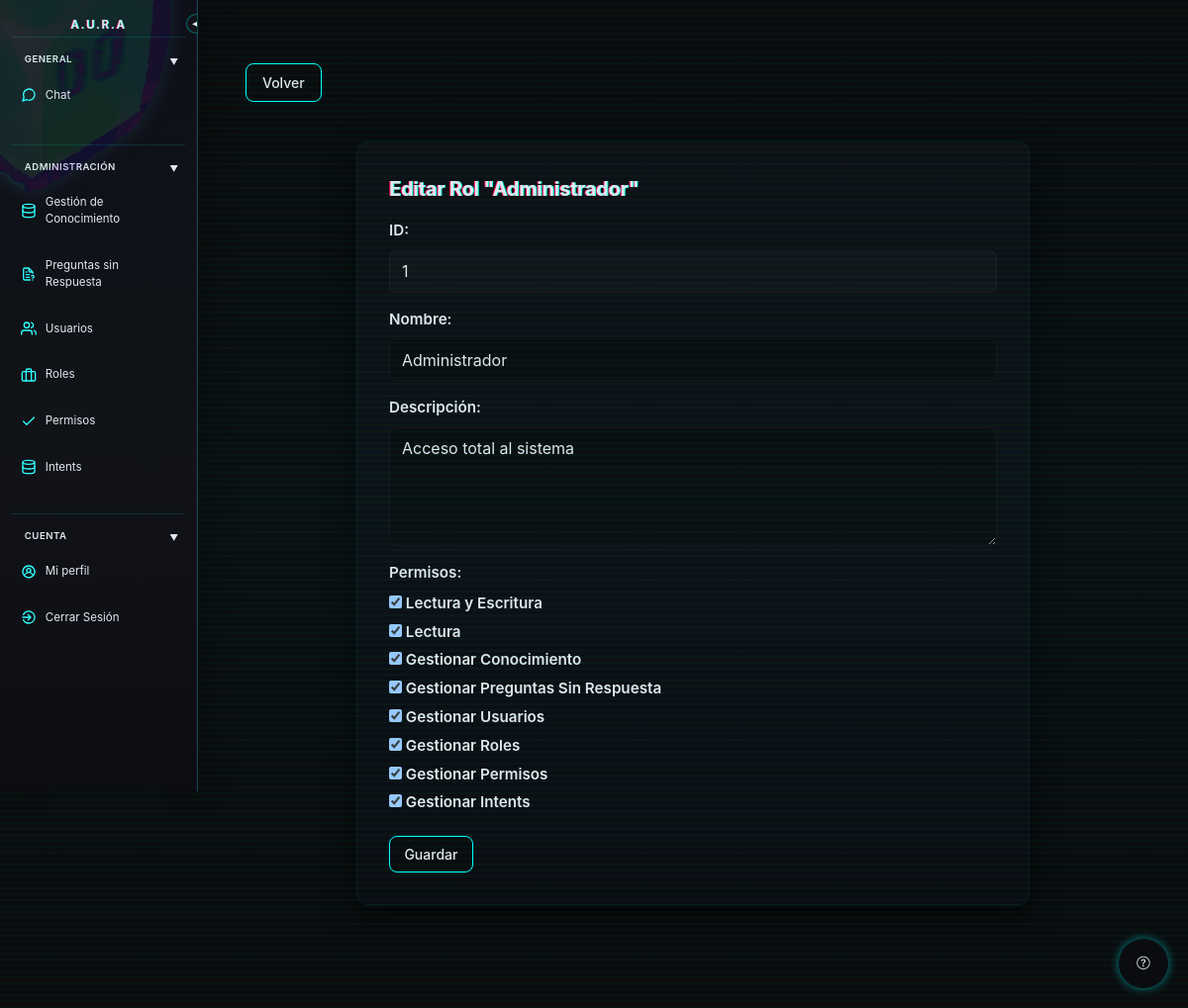
/index.php?controller=rol&action=editar&id=1 (signed in), run on the app's committed database.
### tables this page shows
CREATE TABLE `roles` (
  `id_rol` int(11) NOT NULL,
  `nombre` varchar(100) DEFAULT NULL,
  `descripcion` varchar(100) DEFAULT NULL
);

CREATE TABLE `permisos` (
  `id_permiso` int(11) NOT NULL,
  `nombre` varchar(100) DEFAULT NULL,
  `descripcion` varchar(100) DEFAULT NULL
);

### controller/RolController.php (called while the page is built, shortened)
<?php
require_once "model/Rol.class.php";
require_once "model/RolPermiso.class.php";
require_once "model/Permiso.class.php";
class RolController{
    public function editar(){
        $id=$_GET["id"] ?? null;
        $rol = Rol::obtenerPorID($id);
        require_once "view/roles/editar.php";
    }
}

### model/Rol.class.php (called while the page is built, shortened)
<?php
include_once "Database.class.php";
class Rol
{
    private $id;
    private $nombre;
    private $descripcion;
    public function __construct($id=null, $nombre=null, $descripcion=null)
    {
        $this->id = $id;
        $this->nombre = $nombre;
        $this->descripcion = $descripcion;
    }
    public static function obtenerPorID($id){
        $conexion=Database::getInstance()->getConnection();
        $sql = "SELECT * FROM roles WHERE `id_rol`=?";
        $stmt = $conexion->prepare($sql);
        $stmt->execute([$id]);
        $resultado = $stmt->fetch(PDO::FETCH_ASSOC);
        if($resultado){
            return new Rol($resultado['id_rol'], $resultado['nombre'], $resultado['descripcion']);
        }
        return null;
    }
    public function getId() {return $this->id;}
    public function getNombre() {return $this->nombre;}
    public function getDescripcion() {return $this->descripcion;}
}
?>

### model/RolPermiso.class.php (called while the page is built, shortened)
<?php
include_once "Database.class.php";
include_once "Permiso.class.php";
class RolPermiso
{
    private $conexion;
    public function __construct()
    {
        $this->conexion = Database::getInstance()->getConnection();
    }
    public function obtenerPermisosPorRol($id_rol)
    {
        $sql = "SELECT p.id_permiso, p.nombre, p.descripcion
                FROM permisos p
                INNER JOIN roles_permisos rp ON p.id_permiso = rp.id_permisos
                WHERE rp.id_rol = ?";
        $stmt = $this->conexion->prepare($sql);
        $stmt->execute([$id_rol]);
        $permisos = [];
        while ($fila = $stmt->fetch(PDO::FETCH_ASSOC)) {
            $permisos[] = new Permiso($fila['id_permiso'], $fila['nombre'], $fila['descripcion']);
        }
        return $permisos;
    }
}
?>

### model/Database.class.php (called while the page is built)
<?php
class Database
{
    private static $instancia=null;
    private $nombre="chatbot_v2";
    private $servidor="localhost";
    private $usuario="root";
    private $clave="";
    private $conexion;
    public function __construct()
    {
        try {
            $dsn="mysql:host={$this->servidor};dbname={$this->nombre};charset=utf8";
            $this->conexion = new PDO($dsn, $this->usuario, $this->clave);
            $this->conexion->setAttribute(PDO::ATTR_ERRMODE, PDO::ERRMODE_EXCEPTION);
        } catch (PDOException $e) {
            die("Error de conexion:".$e->getMessage());
        }
    }
    public static function getInstance(){
        if(!self::$instancia){
            self::$instancia=new Database();
        }
        return self::$instancia;
    }
    public function getConnection(){
        return $this->conexion;
    }
}
?>

### model/Permiso.class.php (called while the page is built, shortened)
<?php
include_once "Database.class.php";
class Permiso
{
    private $id;
    private $nombre;
    public function __construct($id=null, $nombre=null, $descripcion=null)
    {
        $this->id = $id;
        $this->nombre = $nombre;
    }
    public static function listar(){
        $conexion=Database::getInstance()->getConnection();
        $sql= "SELECT * FROM permisos";
        $stmt = $conexion->query($sql);
        $permisos=[];
        while ($fila=$stmt->fetch(PDO::FETCH_ASSOC)){
            $permisos[]= new Permiso($fila["id_permiso"], $fila["nombre"], $fila["descripcion"]);
        }
        return $permisos;
    }
    public function getId() {return $this->id;}
    public function getNombre() {return $this->nombre;}
}
?>

### view/roles/editar.php (the view, shortened to what this page needs)
<?php
    require_once __DIR__ . "/../layout/header.php";
    require_once __DIR__ . "/../layout/sidebar.php";
    require_once __DIR__ . "/../../model/Permiso.class.php";
    require_once __DIR__ . "/../../model/RolPermiso.class.php";
    $permisos = Permiso::listar();
    $rolPermiso = new RolPermiso();
    $permisosAsignados = [];
    foreach($rolPermiso->obtenerPermisosPorRol($rol->getId()) as $permisoAsignado) {
        $permisosAsignados[] = $permisoAsignado->getId();
    }
?>
    <div class="main-content">
        <div class="header-right">
            <a class="btn btn-primary" href="index.php?controller=rol&action=listar">Volver</a>
        </div>
        <div class="form-container">
            <h1>Editar Rol "<?=$rol->getNombre()?>"</h1>
            <form action="index.php?controller=rol&action=actualizar" method="POST">
                <div class="form-group">
                    <label>ID: </label>
                    <input type="text" name="id" value="<?=$rol->getId()?>" readonly>
                </div>
                <div class="form-group">
                    <label for="nombre">Nombre: </label>
                    <input type="text" id="nombre" name="nombre" value="<?=$rol->getNombre()?>" required>
                </div>
                <div class="form-group">
                    <label for="descripcion">Descripción: </label>
                    <textarea id="descripcion" name="descripcion"><?=$rol->getDescripcion()?></textarea>
                </div>
                <div class="form-group">
                    <label>Permisos:</label>
                    <div>
                        <?php foreach($permisos as $permiso): ?>
                            <label style="display:block; margin-bottom:6px;">
                                <input type="checkbox" name="permisos[]" value="<?= $permiso->getId(); ?>" <?= in_array($permiso->getId(), $permisosAsignados, true) ? 'checked' : '' ?>>
                                <?= htmlspecialchars($permiso->getNombre(), ENT_QUOTES, 'UTF-8'); ?>
                            </label>
                        <?php endforeach; ?>
                    </div>
                </div>
                <button type="submit" class="btn btn-primary">Guardar</button>
            </form>
        </div>
    </div>
<?php require_once __DIR__ . "/../layout/footer.php"; ?>

### assets/css/style.css (style rules this page uses)
* { margin: 0; padding: 0; box-sizing: border-box; }
:root { color-scheme: dark; --bg: #0a0c10; --text: #e2e8f0; --panel: #111318; --panel-2: #1a1e2a; --header-bg: #0e1017; --muted: #cbd5e6; --muted-2: #4a5b7a; --accent: #00ffff; --accent-2: #ff00ff; --accent-weak: rgba(0,255,255,0.2); --accent-weak-2: rgba(0,255,255,0.1); --glitch-1: rgb(0, 255, 221); --glitch-2: rgb(255, 0, 85); --noise: rgba(0, 255, 0, 0.03); --scanline: rgba(0,255,255,0.02); --danger: #f44; --danger-weak: rgba(255,68,68,0.08); --highlight: #0b0d14; --border: rgba(0, 255, 255, 0.2); --shadow-accent: rgba(0, 255, 255, 0.1); --btn-info-bg: #0ff; }
.main-content { margin-left: 200px; padding: 2rem; width: calc(100% - 200px); min-height: calc(100vh - 4rem); transition: margin-left 0.3s ease, width 0.3s ease; }
body { font-family: -apple-system, BlinkMacSystemFont, 'Segoe UI', Roboto, 'Helvetica Neue', Arial, sans-serif; background: var(--bg) !important; background-color: var(--bg) !important; min-height: 100vh; padding: 2rem 1rem; line-height: 1.5; color: var(--text); -webkit-text-fill-color: var(--text); position: relative; forced-color-adjust: none; }
body::before { content: ""; position: fixed; top: 0; left: 0; width: 100%; height: 100%; background: repeating-linear-gradient(0deg, var(--noise) 0px, var(--noise) 2px, transparent 2px, transparent 6px); pointer-events: none; z-index: 999; }
body::after { content: ""; position: fixed; top: 0; left: 0; width: 100%; height: 100%; background: linear-gradient(0deg, rgba(0,0,0,0) 0%, var(--scanline) 50%, rgba(0,0,0,0) 100%); pointer-events: none; z-index: 999; animation: scan 8s linear infinite; }
.header-right { display: flex; gap: 0.75rem; }
h1 { font-size: 1.75rem; font-weight: 700; letter-spacing: -0.01em; position: relative; color: var(--accent) !important; text-shadow: 0.05em 0 0 var(--glitch-1), -0.05em -0.025em 0 var(--glitch-2) !important; animation: glitch-text 3s infinite; forced-color-adjust: none; }
.btn { padding: 0.5rem 1rem; border-radius: 0.5rem; font-size: 0.875rem; font-weight: 500; cursor: pointer; transition: all 0.2s ease; border: 1px solid transparent; font-family: inherit; display: inline-flex; align-items: center; gap: 0.5rem; background-color: var(--panel-2); color: var(--accent); border-color: var(--accent); box-shadow: 0 0 5px var(--shadow-accent); forced-color-adjust: none; text-decoration: none; }
.btn-primary { background-color: var(--bg); -webkit-text-fill-color: var(--text); border-color: var(--accent); }

### assets/css/form_style.css (style rules this page uses)
.form-container { max-width: 680px; margin: 2.5rem auto; background: linear-gradient(180deg, #0e1017 0%, #0b0d14 100%); border-radius: 12px; padding: 2rem; border: 1px solid rgba(0,255,255,0.06); box-shadow: 0 10px 30px rgba(0,0,0,0.6), 0 0 10px rgba(0,255,255,0.03); }
.form-container h1 { color: #0ff; margin-bottom: 1rem; font-size: 1.25rem; }
.form-group { display: flex; flex-direction: column; gap: 0.5rem; margin-bottom: 1rem; }
.form-group label { color: #cbd5e6; font-weight: 600; font-size: 0.95rem; }
.form-group input[type="text"], .form-group input[type="email"], .form-group input[type="password"], .form-group textarea, .form-group select { background: #0a0c10; border: 1px solid rgba(255,255,255,0.04); color: #e2e8f0; padding: 0.65rem 0.75rem; border-radius: 8px; outline: none; transition: border-color 0.12s ease, box-shadow 0.12s ease; font-family: inherit; font-size: 1rem; }
.form-group input[readonly] { background: rgba(255,255,255,0.02); color: #98a2b3; }
.form-group textarea { min-height: 120px; resize: vertical; }
.form-container .btn-primary { padding: 0.55rem 0.9rem; border-radius: 8px; }

### assets/css/sidebar.css (style rules this page uses)
:root { --sidebar-width: 200px; --sidebar-collapsed-width: 50px; }

### data on the page
roles: nombre "Administrador", id "1", descripcion "Acceso total al sistema"
permisos: id_permiso "☑", nombre "Lectura y Escritura"
permisos: id_permiso "☑", nombre "Lectura"
permisos: id_permiso "☑", nombre "Gestionar Conocimiento"
permisos: id_permiso "☑", nombre "Gestionar Preguntas Sin Respuesta"
permisos: id_permiso "☑", nombre "Gestionar Usuarios"
permisos: id_permiso "☑", nombre "Gestionar Roles"
permisos: id_permiso "☑", nombre "Gestionar Permisos"
permisos: id_permiso "☑", nombre "Gestionar Intents"
